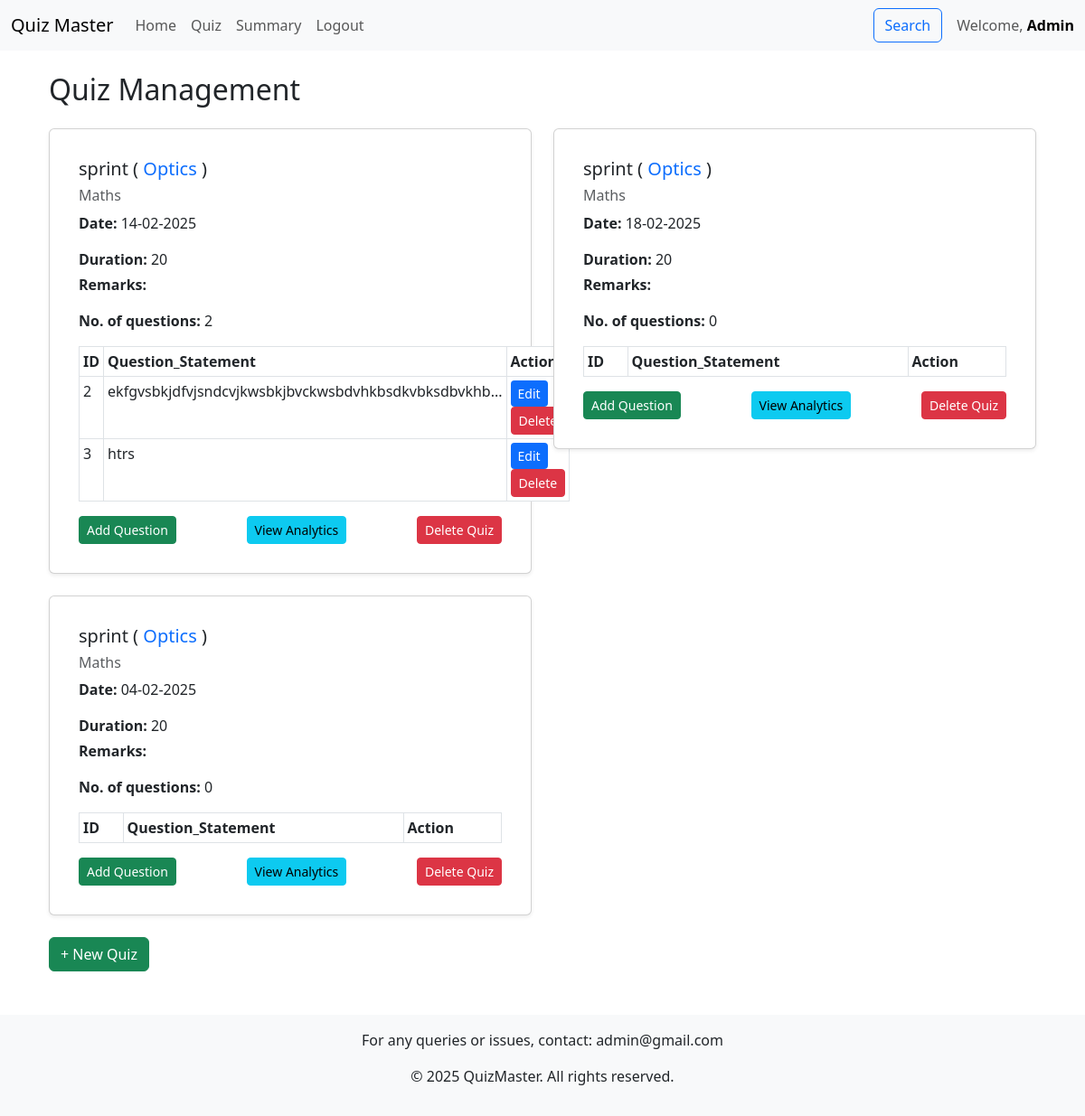
Before: /dashboard/quiz/1 (signed in) with the older database file.
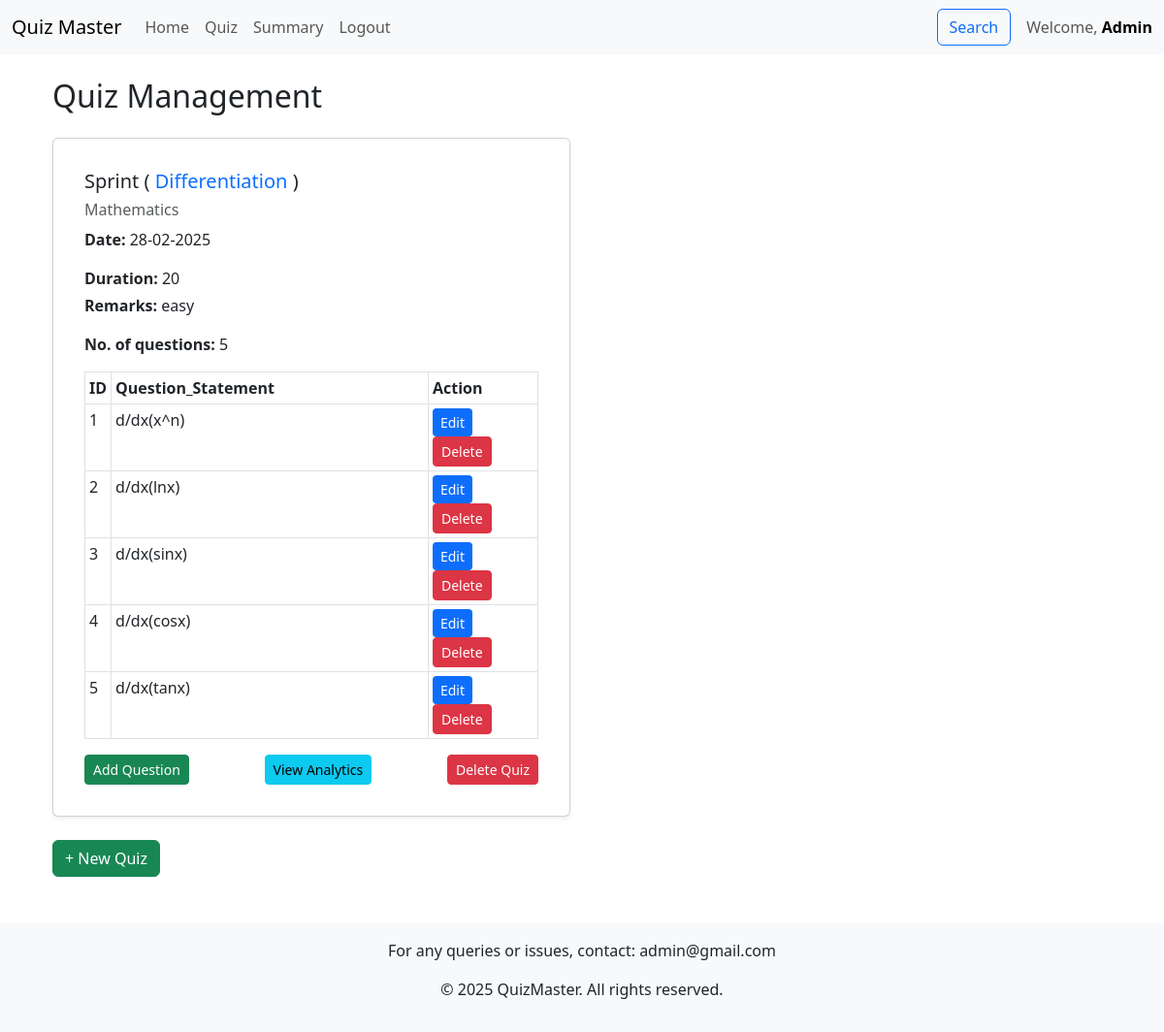
After: the same page with the newer database file.
### models.py (models this page shows, shortened)
class Quiz(db.Model):
    id = db.Column(db.Integer, primary_key=True)
    type=db.Column(db.String(50))
    chapter_id = db.Column(db.Integer, db.ForeignKey('chapter.id'), nullable=False)
    date_of_quiz = db.Column(db.DateTime, nullable=False, default=datetime.utcnow)
    time_duration = db.Column(db.Integer)  # format: HH:MM
    remarks = db.Column(db.String(255))
    questions = db.relationship('Question', backref='quiz', lazy=True, cascade="all, delete-orphan")
    scores = db.relationship('Score', backref='quiz', lazy=True, cascade="all, delete-orphan")

class Chapter(db.Model):
    id = db.Column(db.Integer, primary_key=True)
    subject_id = db.Column(db.Integer, db.ForeignKey('subject.id'), nullable=False)
    name = db.Column(db.String(100), nullable=False)
    description = db.Column(db.String(255))
    quizzes = db.relationship('Quiz', backref='chapter', lazy=True, cascade="all, delete-orphan")

class Subject(db.Model):
    id = db.Column(db.Integer, primary_key=True)
    name = db.Column(db.String(100), nullable=False)
    description = db.Column(db.String(255))
    chapters = db.relationship('Chapter', backref='subject', lazy=True, cascade="all, delete-orphan")

class Question(db.Model):
    id = db.Column(db.Integer, primary_key=True)
    quiz_id = db.Column(db.Integer, db.ForeignKey('quiz.id'), nullable=False)
    question_statement = db.Column(db.String(255), nullable=False, unique=True)
    option1 = db.Column(db.String(100), nullable=False)
    option2 = db.Column(db.String(100), nullable=False)
    option3 = db.Column(db.String(100), nullable=False)
    option4 = db.Column(db.String(100), nullable=False)
    correct_option = db.Column(db.String(100), nullable=False)

### controllers/controllers_admin.py (the view)
@app.route("/dashboard/quiz/<int:chapter_id>", methods=["GET","POST"])
@auth_required
@auth_required_admin
def quiz(chapter_id):
     user=User.query.get(session["user_id"])
     quiz=Quiz.query.filter_by(chapter_id=chapter_id).all()
     quiz_questions_count = {
    quiz.id: db.session.query(Question).filter(Question.quiz_id == quiz.id).count()
    for quiz in quiz
}
     return render_template("quiz_management.html",user=user,quiz=quiz,quiz_questions_count=quiz_questions_count)

### controllers/controllers_admin.py (called while the page is built)
def auth_required(func):
    @wraps(func)
    def inner(*args, **kwargs):
        if "user_id" in session:
            return func(*args, **kwargs)
        else:
            flash("Please login to continue")
            return redirect(url_for("index"))
    return inner

def auth_required_admin(func):
    @wraps(func)
    def inner(*args, **kwargs):
        user=User.query.get(session["user_id"])
        if user.role=="admin":
            return func(*args, **kwargs)
        else:
            flash("Unauthorised")
            return redirect(url_for("dashboard"))
    return inner

### controllers/controllers_login.py (called while the page is built)
@app.context_processor
def inject_admin_email():
    admin_user = User.query.filter_by(role="admin").first()
    return {"admin_email": admin_user.username}

### templates/quiz_management.html (shortened to what this page needs)
{% extends "base.html" %}
{% block content %}
<div class="container mt-4">
    <h2 class="mb-4">Quiz Management</h2>
    <div class="row">
        {% for quiz in quiz %}
        <div class="col-md-6 mb-4">
            <div class="card shadow-sm">
                <div class="card-body">
                    <h5 class="card-title">{{ quiz.type }} (<a href="#" class="text-decoration-none" data-bs-toggle="modal" data-bs-target="#modal{{ quiz.chapter.id }}"> {{quiz.chapter.name }} </a>)</h5>
                    <h6 class="text-muted">{{ quiz.chapter.subject.name }}</h6>
                    <p><strong>Date:</strong> {{ quiz.date_of_quiz.strftime('%d-%m-%Y') }}</p>
                    <p class="mb-1"><strong>Duration:</strong> {{ quiz.time_duration }}</p>
                    <p class="mb-3"><strong>Remarks:</strong> {{ quiz.remarks }}</p>
                    <p class="mb-3"><strong>No. of questions:</strong> {{ quiz_questions_count[quiz.id] }}</p>
                    <table class="table table-bordered table-sm">
                        <thead class="thead-light">
                            <tr>
                                <th>ID</th>
                                <th>Question_Statement</th>
                                <th>Action</th>
                            </tr>
                        </thead>
                        <tbody>
                            {% for question in quiz.questions %}
                            <tr>
                                <td>{{ question.id }}</td>
                                <td style="width:70%;">{{ question.question_statement[:50] }}{% if question.question_statement|length > 50 %}...{% endif %}</td>
                                <td>
                                    <a href="{{ url_for('edit_question', question_id=question.id) }}" class="btn btn-primary btn-sm">Edit</a>
                                    <form action="{{ url_for('delete_question', question_id=question.id) }}" method="post" class="d-inline">
                                        <button type="submit" class="btn btn-danger btn-sm" onclick="return confirm('Are you sure you want to delete this question?')">Delete</button>
                                    </form>
                                </td>
                            </tr>
                            {% endfor %}
                        </tbody>
                    </table>
                    <div class="d-flex justify-content-between">
                        <a href="/dashboard/quiz_management/add_question/{{quiz.id}}" class="btn btn-success btn-sm">Add Question</a>
                        {% if user.role == "admin" %}
<a href="{{ url_for('quiz_analytics', quiz_id=quiz.id) }}" class="btn btn-info btn-sm">View Analytics</a>
{% endif %}
                        <form action="/dashboard/delete_quiz/{{ quiz.id }}" method="post" class="d-inline">
                            <button type="submit" class="btn btn-danger btn-sm" onclick="return confirm('Are you sure you want to delete this quiz?')">Delete Quiz</button>
                        </form>
                    </div>
                </div>
            </div>
        </div>
        {% endfor %}
    </div>
    <a href="{{ url_for('add_quiz', chapter_id=quiz.chapter_id) }}" class="btn btn-success">+ New Quiz</a>
</div>
{% endblock %}

Changed rows visible on the page:
no longer on this page (row edited): Quiz: type "sprint", chapter.name "Optics", chapter.subject.name "Maths", date_of_quiz "18-02-2025", time_duration "20", quiz_questions_count "0"
removed Quiz: type "sprint", chapter.name "Optics", chapter.subject.name "Maths", date_of_quiz "04-02-2025", time_duration "20", quiz_questions_count "0"
changed Quiz: type "sprint" → "Sprint"; chapter.name "Optics" → "Differentiation"; chapter.subject.name "Maths" → "Mathematics"; date_of_quiz "14-02-2025" → "28-02-2025"; remarks (not shown) → "easy"; quiz_questions_count "2" → "5"
added Question: id "1", question_statement "d/dx(x^n)"
changed Question id 2: question_statement "ekfgvsbkjdfvjsndcvjkwsbkjbvckwsbdvhkbsdkvbksdbvkhb" → "d/dx(lnx)"; no longer shows "..."
changed Question id 3: question_statement "htrs" → "d/dx(sinx)"
added Question: id "4", question_statement "d/dx(cosx)"
added Question: id "5", question_statement "d/dx(tanx)"
